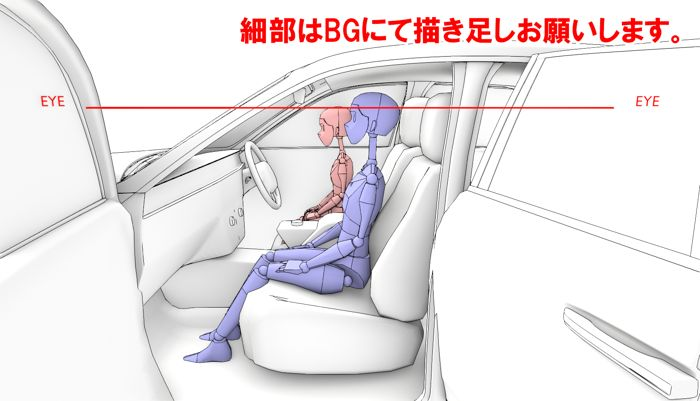
#> input picture handoff/SP2_10/boards10_sample/3.jpg, 700 x 401 px
$ python -i review_sheet.py   (imports and definitions only)
#> lines starting #> are read from the running program, lines starting #| are printed output that depends on the picture; after the words box and inside, x2 and y2 are one past the last pixel; in counts of white or black regions, pixels touching at a corner belong together
"""完成ショートのセルフチェック用レビューシートを生成する。

出力ショートに対して以下を1フォルダにまとめる:
  1. 各カットの中間フレーム + カット継ぎ目直後のフレーム (JPEG)
  2. 出力音声の文字起こし（タイムスタンプ付き）
  3. カット表: 映像時間帯 / note / その時間帯に鳴っている音声テキスト の対応表
  4. 機械チェック: 解像度・尺・音声有無・下帯の字幕残り疑い（エッジ密度）

これを Claude / 人が見て「音と映像の意味ズレ」「字幕残り」「フレーミング」を検品し、
問題があれば EDL を直して再ビルドする（改善ループ）。

使い方:
    python -m src.shorts.review_sheet OUT.mp4 EDL.json -o review/
"""
from __future__ import annotations

import argparse
import json
import os
import subprocess

import numpy as np

from .probe import probe


# [6 lines left out: function extract_frame, not called in this run]


def bottom_band_edge_density(jpg_path: str) -> tuple[float, float]:
    """(下帯12%のエッジ密度, 最下端5%のエッジ密度)。字幕残りがあると高くなる。

    trim不足の字幕は「最下端に細い帯」として残ることが多いため、
    最下端ストリップは別枠で低めの閾値で見る。
    """
    import cv2

    img = cv2.imread(jpg_path)
#> img is the input picture: shape (401, 700, 3); mean B, G, R 231.4, 229.5, 234.6
    if img is None:
        return 0.0, 0.0
    h = img.shape[0]
#> h = 401
    gray = cv2.cvtColor(img, cv2.COLOR_BGR2GRAY)
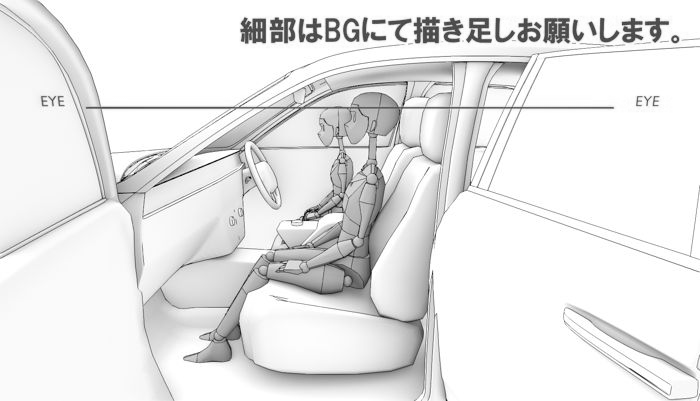
#> gray: shape (401, 700); min 1, max 255, mean 231.2
    band = cv2.Canny(gray[int(h * 0.88):, :], 100, 200)
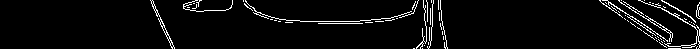
#> band: shape (49, 700); 4.3% white in thin lines or dots, all inside (x1, y1, x2, y2) = (150, 0, 700, 49)
    strip = cv2.Canny(gray[int(h * 0.95):, :], 60, 150)
    return float(band.mean()), float(strip.mean())


# [106 lines left out: functions transcribe_out, main, not called in this run]


# [2 lines not run here, left out]

>>> result = bottom_band_edge_density('../../handoff/SP2_10/boards10_sample/3.jpg')
#> result = (11.06, 7.08)
